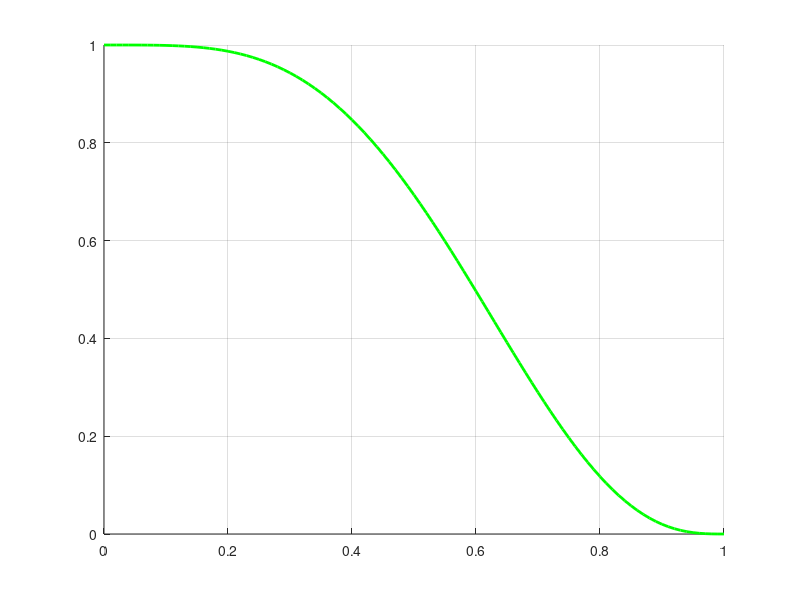

Reproduce this figure in MATLAB. (Note: this script raises an error after producing the figure.)
clc; clear; close all;
q_set_ana = 0:0.01:1;
A_e = [1, 9, 36, 84, 117, 81, 27, 0, 0, 0];

p_succ_ana = zeros(size(q_set_ana));

for i = 1:length(q_set_ana)
    q = q_set_ana(i);
    prob_success = 0;
    for e = 0:9
        prob_success = prob_success + A_e(e+1) * (q^e) * ((1-q)^(9-e));
    end
    p_succ_ana(i) = prob_success;
end

%% Final Plot: Comparing Analytical and Monte Carlo Simulations Results
figure;
hold on; grid on;
% Plot theoretical analysis in a green solid line
plot(q_set_ana, p_succ_ana, 'g-', 'LineWidth', 2, 'DisplayName', 'Theoretical Analysis');
% Assuming p_succ_sim from the N_sim = 1000 run in Section 1.3 is available:
% Plot simulation result with red dotted line connecting blue squares
plot(q_set, p_succ_sim, 'r:s', 'MarkerEdgeColor', 'b', 'MarkerFaceColor', 'b', ...
'LineWidth', 1.5, 'DisplayName', 'Monte Carlo Simulation');
title('Probability of Successful Decoding for (9,4) Product Code');
xlabel('Erasure Probability q');
ylabel('Success Probability p_{succ}(q)');
legend('Location', 'northeast');
ylim([0 1.2]);
xlim([0 1]);
